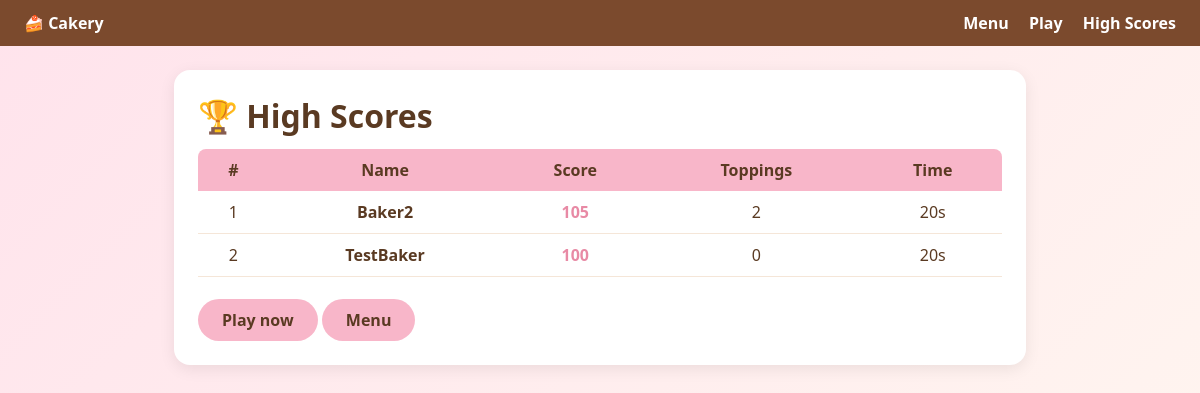
The page /scores/ on the database its author committed.
### game/models.py (models this page shows, shortened)
class HighScore(models.Model):
    name = models.CharField(max_length=50)
    score = models.PositiveIntegerField()
    toppings_used = models.PositiveIntegerField(default=0)
    time_taken = models.PositiveIntegerField(default=0)
    created_at = models.DateTimeField(auto_now_add=True)
    class Meta:
        ordering = ["-score"]

### game/views.py (the view)
# urls.py: path("scores/", views.scores, name="scores"),
def scores(request):
    scores = HighScore.objects.all()[:10]
    return render(request, "game/scores.html", {"scores": scores})

### game/templates/game/scores.html (shortened to what this page needs)
{% extends "game/base.html" %}
{% block content %}
<div class="card">
    <h1>🏆 High Scores</h1>
    {% if scores %}
    <table style="width:100%; border-collapse: collapse; margin-top: 12px;">
        <tr style="background: var(--pink); color:#5a3a22;">
            <th style="padding:10px; border-radius:8px 0 0 0;">#</th>
            <th style="padding:10px;">Name</th>
            <th style="padding:10px;">Score</th>
            <th style="padding:10px;">Toppings</th>
            <th style="padding:10px; border-radius:0 8px 0 0;">Time</th>
        </tr>
        {% for s in scores %}
        <tr style="border-bottom: 1px solid #f5e6d8;">
            <td style="padding:10px; text-align:center;">{{ forloop.counter }}</td>
            <td style="padding:10px; text-align:center; font-weight:600;">{{ s.name }}</td>
            <td style="padding:10px; text-align:center; color: var(--pink-dark); font-weight:800;">{{ s.score }}</td>
            <td style="padding:10px; text-align:center;">{{ s.toppings_used }}</td>
            <td style="padding:10px; text-align:center;">{{ s.time_taken }}s</td>
        </tr>
        {% endfor %}
    </table>
    {% else %}
    <p>No scores yet — be the first star baker! 🧁</p>
    {% endif %}
    <br>
    <a class="btn" href="{% url 'play' %}">Play now</a>
    <a class="btn" href="{% url 'menu' %}">Menu</a>
</div>
{% endblock %}

### game/templates/game/base.html (style rules this page uses)
:root { --pink: #f8b6c9; --pink-dark: #e88aa5; --cream: #fff8f0; --choco: #7b4a2d; }
* { box-sizing: border-box; margin: 0; padding: 0; }
body { font-family: 'Segoe UI', sans-serif; background: linear-gradient(135deg, #ffe3ec, #fff8f0); min-height: 100vh; color: #5a3a22; }
.card { background: #fff; border-radius: 16px; padding: 24px; box-shadow: 0 4px 16px rgba(0, 0, 0, 0.08); margin-bottom: 20px; }
.btn { display: inline-block; background: var(--pink); color: #5a3a22; border: none; border-radius: 24px; padding: 10px 24px; font-size: 16px; font-weight: 700; cursor: pointer; text-decoration: none; }
h1, h2 { margin-bottom: 12px; }

### rows shown on the page
HighScore: name "Baker2", score "105", toppings_used "2", time_taken "20"
HighScore: name "TestBaker", score "100", toppings_used "0", time_taken "20"
